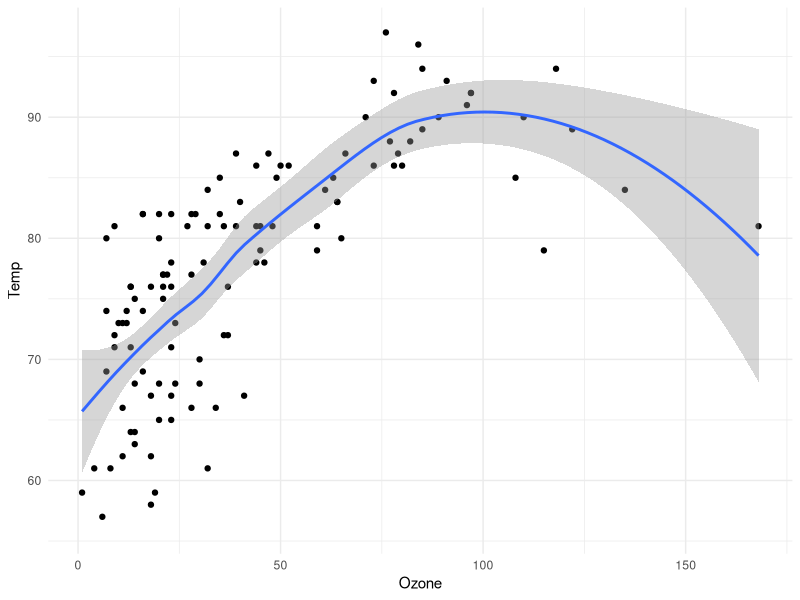

This figure's R source:
## ---- chunk 1
library(ggplot2)
ggplot(data = airquality, aes(x = Ozone, y = Temp)) +
  geom_point() +
  geom_smooth() +
  theme_minimal()
